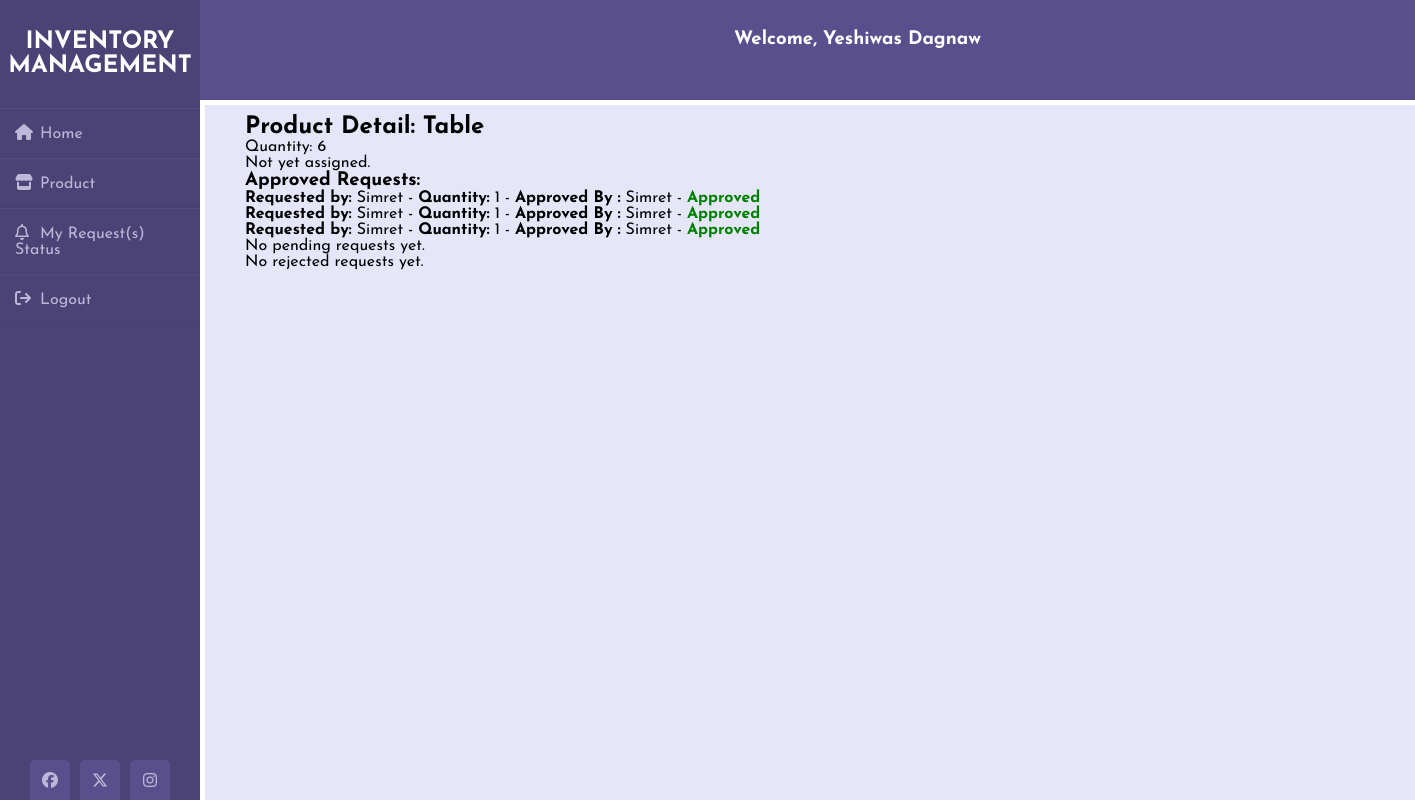
The page /product-detail-admin/4/ (signed in) on the database its author committed.
### inventory/models.py (models this page shows)
class UserProfile(AbstractUser):
    USER_TYPE_CHOICES = [
        ('normal', 'Normal User'),
        ('storekeeper', 'Store Keeper'),
        ('admin', 'Admin'),
    ]
    full_name = models.CharField(max_length=255)
    position = models.CharField(max_length=255)
    user_type = models.CharField(max_length=20, choices=USER_TYPE_CHOICES, default='normal')
    phone = models.CharField(max_length=14, default='123456789')
    email = models.EmailField()
    image = models.ImageField(default='avatar.png', upload_to='User_images', blank=True)
    registered_date = models.DateTimeField(auto_now_add=True)
    groups = models.ManyToManyField(
        'auth.Group',
        related_name='user_profiles_groups',
        blank=True,
        verbose_name='groups',
        help_text='The groups this user belongs to. A user will get all permissions granted to each of their groups.',
    )
    user_permissions = models.ManyToManyField(
        'auth.Permission',
        related_name='user_profiles_permissions',
        blank=True,
        verbose_name='user permissions',
        help_text='Specific permissions for this user.',
    )

### product/models.py (models this page shows, shortened)
class Product(models.Model):
    name = models.CharField(max_length=255)
    serial = models.CharField(max_length=255, null=True, blank=True)
    category = models.ForeignKey('Category', on_delete=models.SET_NULL, blank=True, null=True)
    description = models.TextField()
    price = models.DecimalField(max_digits=10, decimal_places=2)
    quantity = models.PositiveIntegerField()
    unit = models.CharField(max_length=200)
    added_by = models.ForeignKey(get_user_model(), on_delete=models.CASCADE, related_name='added_products')
    added_date = models.DateTimeField(auto_now_add=True)

class Request(models.Model):
    product = models.ForeignKey('Product', on_delete=models.CASCADE)
    requested_by = models.ForeignKey(get_user_model(), on_delete=models.CASCADE, related_name='requested_by')
    additional_info = models.TextField(blank=True)
    quantity = models.IntegerField(default=1)
    status_choices = [('pending', 'Pending'), ('approved', 'Approved'), ('rejected', 'Rejected')]
    storekeeper_approval_status = models.CharField(max_length=10, choices=status_choices, default='pending')
    admin_approval_status = models.CharField(max_length=10, choices=status_choices, default='pending')
    storekeeper_approved_by = models.ForeignKey(get_user_model(), on_delete=models.CASCADE, null=True, related_name='stokeeper_approved_by')
    admin_approved_by = models.ForeignKey(get_user_model(), on_delete=models.CASCADE, null=True, related_name='admin_approved_by')
    storekeeper_approved_date = models.DateTimeField(null=True)
    admin_approved_date = models.DateTimeField(null=True)
    assignet_to = models.ForeignKey(get_user_model(), on_delete=models.CASCADE, related_name='assignet_to', null=True)

### product/views.py (the view)
# urls.py: path('product-detail-admin/<int:product_id>/', product_detail_for_admin, name='product_detail_admin'),
@login_required
def product_detail_for_admin(request, product_id):
    product = Product.objects.get(pk=product_id)
    approved_requests = Request.objects.filter(product=product, admin_approval_status='approved').order_by('id')
    pending_requests = Request.objects.filter(product=product, admin_approval_status='pending').order_by('id')
    rejected_requests = Request.objects.filter(product=product, admin_approval_status='rejected').order_by('id')
    return render(request, 'products/product_detail_for_admin.html', {'product': product, 'approved_requests': approved_requests, 'pending_requests': pending_requests, 'rejected_requests': rejected_requests})

### templates/products/product_detail_for_admin.html (shortened to what this page needs)
{% extends 'base.html' %}
{% block content %}
<div class="wrapper">
  <div class="content">
    <div class="add">
      <h2>Product Detail: {{ product.name }}</h2>
      <p>Quantity: {{ product.quantity }}</p>
      {% if product.assigned_to %}
        <p>Assigned to: {{ product.assigned_to.username }}</p>
      {% else %}
        <p>Not yet assigned.</p>
      {% endif %}
      {% if approved_requests %}
        <h3>Approved Requests:</h3>
        <ul>
          {% for request_instance in approved_requests %}
            <li><b>Requested by: </b> {{ request_instance.requested_by.full_name }} - <b>Quantity:</b> {{ request_instance.quantity }} - <b>Approved By :</b> {{ request_instance.admin_approved_by.full_name }} - <b style="color:green;">Approved</b></li>
          {% endfor %}
        </ul>
      {% else %}
        <p>No approved requests yet.</p>
      {% endif %}
      {% if pending_requests %}
        <h3>Pending Requests:</h3>
        <ul>
          {% for request_instance in pending_requests %}
            <li><b>Requested by: </b>{{ request_instance.requested_by.full_name }} - <b>Quantity: </b> {{ request_instance.quantity }} - <b>Status: </b> - <b style="color:chartreuse;">Pending Approval</b></li>
          {% endfor %}
        </ul>
      {% else %}
        <p>No pending requests yet.</p>
      {% endif %}
      {% if rejected_requests %}
        <h3>Rejected Requests:</h3>
        <ul>
          {% for request_instance in rejected_requests %}
            <li><b>Requested by: </b>{{ request_instance.requested_by.full_name }} - <b>Quantity: </b> {{ request_instance.quantity }} - <b>Status: </b> - <b style="color:red;">Rejected</b></li>
          {% endfor %}
        </ul>
      {% else %}
        <p>No rejected requests yet.</p>
      {% endif %}
    </div>
  </div>
</div>
{% endblock content %}

### templates/nav_main.html (shortened to what this page needs)
<!DOCTYPE html>
<html lang="en">
{% load static %}
<head>
    <link rel="stylesheet" href="{% static 'css/style.css' %}" />
    <link rel="stylesheet" href="https://cdnjs.cloudflare.com/ajax/libs/font-awesome/6.5.1/css/all.min.css" />
</head>
<body>
    <div class="wrapper">
        <div class="sidebar">
            <h2>Inventory Management</h2>
            <ul class="parent-list">
                {% if user.is_authenticated %}
                    {% if user.user_type == 'normal' %}
                        <li><a href="#"><i class="fa fa-house"></i>Home</a></li>
                        <li><a href="#"> <i class="fa fa-solid fa-store"></i>Product</a>
                        </li>
                        <li><a href="{% url 'user_requests_status' %}"><i class="fa far fa-bell"></i>My Request(s) Status</a></li>
                    {% endif %}
                    <li><a href="{% url 'logout' %}"><i class="fa fa-sign-out" aria-hidden="true"></i>Logout</a></li>
                {% else %}
                    <li><a href="{% url 'login' %}"><i class="fa fa-sign-in" aria-hidden="true"></i>Login</a></li>
                    <li><a href="#"><i class="far fa-comment"></i> Message</a></li>
                {% endif %}
            </ul>
            <div class="social_media">
                <a href="#"><i class="fa-brands fa-facebook"></i></a>
                <a href="#"><i class="fa-brands fa-x-twitter"></i></a>
                <a href="#"><i class="fa-brands fa-instagram"></i></a>
            </div>
        </div>
       <div class="header">
        {% if user.is_authenticated %}
            <h3>Welcome, {{ user.full_name}}</h3>
        {% endif %}
       </div>
        </div>
</body>
</html>

### static/css/style.css (style rules this page uses)
* { margin: 0; padding: 0; box-sizing: border-box; list-style: none; text-decoration: none; font-family: 'Josefin Sans', sans-serif; }
body { background-color: #ffffff; }
.wrapper { display: flex; position: relative; }
.wrapper .sidebar { width: 200px; height: 100%; background: #4b4276; padding: 30px 0px; position: fixed; z-index: 1; }
.wrapper .sidebar h2 { color: #fff; text-transform: uppercase; text-align: center; margin-bottom: 30px; }
.wrapper .sidebar ul li { padding: 15px; border-bottom: 1px solid #bdb8d7; border-bottom: 1px solid rgba(0, 0, 0, 0.05); border-top: 1px solid rgba(255, 255, 255, 0.05); }
.wrapper .sidebar ul li a { color: #bdb8d7; display: block; }
.wrapper .sidebar ul li a .fa { width: 25px; }
.wrapper .sidebar ul li a .far { width: 25px; }
.wrapper .sidebar .social_media { position: absolute; bottom: 0; left: 50%; transform: translateX(-50%); display: flex; }
.wrapper .sidebar .social_media a { display: block; width: 40px; background: #594f8d; height: 40px; line-height: 45px; text-align: center; margin: 0 5px; color: #bdb8d7; border-top-left-radius: 5px; border-top-right-radius: 5px; }
.wrapper .header { position: fixed; top: 0; margin-left: 200px; width: 100%; background-color: #594f8d; height: 100px; text-align: center; color: #ffffff; z-index: 2; }
.wrapper .header h3 { color: #ffffff; text-align: center; margin-right: 100px; padding-top: 30px; }
.wrapper .content { margin-left: 205px; margin-top: 105px; background-color:#E6E6FA; padding: 10px; position: absolute; width: 100%; overflow-y: auto; white-space: nowrap; min-height: calc(100vh - 105px); }
.wrapper .content .add { margin-left: 20px; padding-left: 10px; }

### rows shown on the page
UserProfile: full_name "Yeshiwas Dagnaw"
Product: name "Table", quantity "6"
Request: requested_by.full_name "Simret", quantity "1", admin_approved_by.full_name "Simret"
Request: requested_by.full_name "Simret", quantity "1", admin_approved_by.full_name "Simret"
Request: requested_by.full_name "Simret", quantity "1", admin_approved_by.full_name "Simret"
